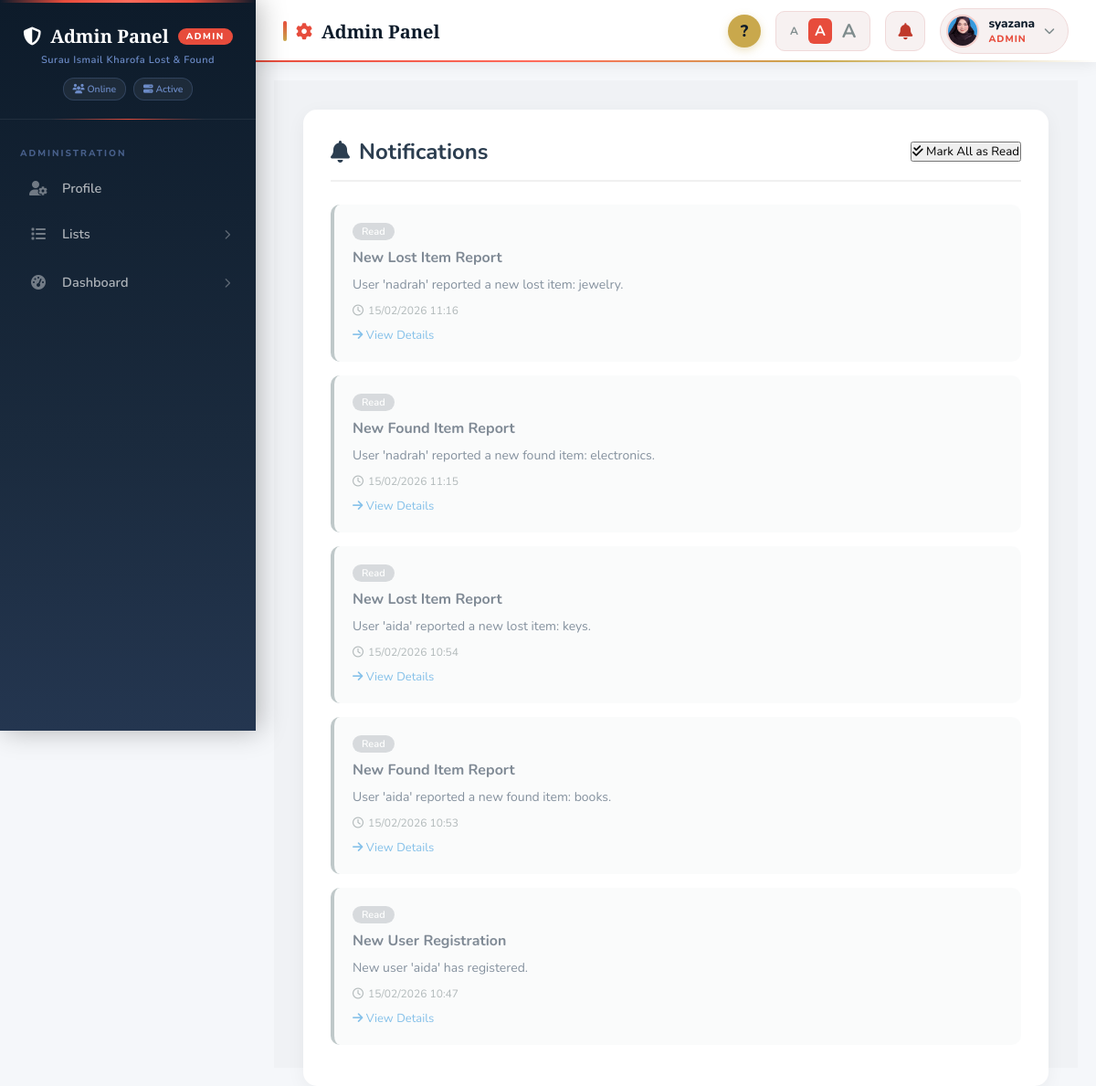
The page /notifications.php (signed in) on the database its author committed.
### tables this page shows
CREATE TABLE `accounts` (
  `id` int(11) NOT NULL,
  `role` enum('user','admin') NOT NULL,
  `name` varchar(100) DEFAULT NULL,
  `contactnum` varchar(20) DEFAULT NULL,
  `email` varchar(100) DEFAULT NULL,
  `profile_pic` varchar(255) DEFAULT NULL,
  `password` varchar(255) NOT NULL,
  `is_2fa_enabled` tinyint(1) DEFAULT 0,
  `is_verified` tinyint(1) DEFAULT 0
);

CREATE TABLE `notifications` (
  `id` int(11) NOT NULL,
  `user_id` int(11) NOT NULL,
  `type` varchar(50) NOT NULL,
  `title` varchar(255) NOT NULL,
  `message` text NOT NULL,
  `link` varchar(255) DEFAULT NULL,
  `is_read` tinyint(4) DEFAULT 0,
  `created_at` timestamp NOT NULL DEFAULT current_timestamp()
);

### notifications.php (the view, shortened to what this page needs)
<?php
include 'db_connect.php';
$user_id = $_SESSION['user_id'];
$user_role = $_SESSION['role'];
$sql = "SELECT * FROM notifications WHERE user_id = '$user_id' ORDER BY created_at DESC LIMIT 7";
$result = mysqli_query($connect, $sql);
if($user_role == 'admin') {
    include 'admin_sidebar_nav.php';
} else {
    include 'sidebar_nav.php';
}
?>
<!DOCTYPE html>
<html lang="en">
<head>
    <link rel="stylesheet" href="https://cdnjs.cloudflare.com/ajax/libs/font-awesome/6.4.0/css/all.min.css">
</head>
<body>
    <div class="container">
        <div class="notifications-wrapper">
            <div class="page-header">
                <h1 class="page-title">
                    <i class="fas fa-bell"></i>
                    Notifications
                </h1>
                <form method="POST" action="mark_notification_read.php">
                    <button type="submit" name="mark_all_read" class="btn btn-primary">
                        <i class="fas fa-check-double"></i> Mark All as Read
                    </button>
                </form>
            </div>
            <?php if(mysqli_num_rows($result) > 0): ?>
                <?php while($notif = mysqli_fetch_assoc($result)): ?>
                    <div class="notification-card <?php echo $notif['is_read'] ? 'read' : 'unread'; ?>">
                        <?php if($notif['is_read']): ?>
                            <span class="notif-badge read">Read</span>
                        <?php else: ?>
                            <span class="notif-badge unread">New</span>
                        <?php endif; ?>
                        <div class="notification-title">
                            <?php echo htmlspecialchars($notif['title']); ?>
                        </div>
                        <div class="notification-message">
                            <?php echo htmlspecialchars($notif['message']); ?>
                        </div>
                        <div class="notification-time">
                            <i class="far fa-clock"></i>
                            <?php echo date('d/m/Y H:i', strtotime($notif['created_at'])); ?>
                        </div>
                        <?php if(!empty($notif['link'])): ?>
                            <form method="POST" action="mark_notification_read.php" style="display:inline;">
                                <button type="submit" class="notification-link" style="background:none; border:none; cursor:pointer; padding:0;">
                                    <i class="fas fa-arrow-right"></i> View Details
                                </button>
                            </form>
                        <?php endif; ?>
                    </div>
                <?php endwhile; ?>
            <?php endif; ?>
        </div>
    </div>
</body>
</html>

### admin_sidebar_nav.php (shortened to what this page needs)
<?php
include_once 'db_connect.php';
$user_id = $_SESSION['user_id'];
$user_sql = "SELECT profile_pic, name FROM accounts WHERE id='$user_id'";
$user_result = mysqli_query($connect, $user_sql);
$user_data = mysqli_fetch_assoc($user_result);
$current_page = basename($_SERVER['PHP_SELF']);
?>
<link rel="stylesheet" href="https://cdn.jsdelivr.net/npm/shepherd.js@11/dist/css/shepherd.css">
<link rel="stylesheet" href="https://cdnjs.cloudflare.com/ajax/libs/font-awesome/6.4.0/css/all.min.css">
<div class="admin-sidebar">
    <div class="admin-logo">
        <h2>
            <i class="fas fa-shield-alt"></i>
            Admin Panel
            <span class="admin-badge">ADMIN</span>
        </h2>
        <p>Surau Ismail Kharofa Lost & Found</p>
        <div class="system-stats">
            <span class="stat-badge"><i class="fas fa-users"></i> Online</span>
            <span class="stat-badge"><i class="fas fa-server"></i> Active</span>
        </div>
    </div>
    <div class="admin-nav-menu">
        <div class="admin-nav-title">Administration</div>
        <a href="admin_profile.php" class="admin-nav-item <?php echo $current_page == 'admin_profile.php' ? 'active' : ''; ?>">
            <div class="admin-nav-icon"><i class="fas fa-user-cog"></i></div>
            <div class="admin-nav-text">Profile</div>
        </a>
        <button class="admin-nav-item" data-submenu="listsSubmenu">
            <div class="admin-nav-icon"><i class="fas fa-list"></i></div>
            <div class="admin-nav-text">Lists</div>
            <div class="nav-arrow"><i class="fas fa-chevron-right"></i></div>
        </button>
        <button class="admin-nav-item" data-submenu="dashboardSubmenu">
            <div class="admin-nav-icon"><i class="fas fa-tachometer-alt"></i></div>
            <div class="admin-nav-text">Dashboard</div>
            <div class="nav-arrow"><i class="fas fa-chevron-right"></i></div>
        </button>
    </div>
</div>
<div class="admin-top-header">
    <div class="admin-page-title">
        <i class="fas fa-<?php
            $page_icons = [
                'admin_statistics.php' => 'chart-bar',
                'admin_profile.php' => 'user-cog',
                'list_found.php' => 'hand-holding-heart',
                'list_lost.php' => 'search',
                'admin_trail.php' => 'history',
                'admin_users.php' => 'user-friends',
                'form_item.php' => 'plus-circle',
                'archive_items.php' => 'archive'
            ];
            echo $page_icons[$current_page] ?? 'cog';
        ?> admin-title-icon"></i>
        <?php
        $page_titles = [
            'admin_statistics.php' => 'Dashboard Statistics',
            'admin_profile.php' => 'Admin Profile',
            'list_found.php' => 'Found Items Management',
            'list_lost.php' => 'Lost Items Management',
            'admin_trail.php' => 'Admin Activity Trail',
            'admin_users.php' => 'User Accounts Management',
            'form_item.php' => 'Report Item',
            'archive_items.php' => 'Archive'
        ];
        echo $page_titles[$current_page] ?? 'Admin Panel';
        ?>
    </div>
    <div class="admin-header-right">
<button class="tour-btn" onclick="startAdminTour()" title="Start guided tour">?</button>
<div class="font-size-toggle">
   <button class="font-btn" onclick="setAdminFontSize('small')" id="afs-small" style="font-size:12px;">A</button>
<button class="font-btn active" onclick="setAdminFontSize('medium')" id="afs-medium" style="font-size:16px;">A</button>
<button class="font-btn" onclick="setAdminFontSize('large')" id="afs-large" style="font-size:21px;">A</button>
</div>
        <div class="admin-dropdown">
            <button class="admin-notification-btn">
                <i class="fas fa-bell"></i>
            </button>
        </div>
        <div class="admin-dropdown">
            <div class="admin-user-profile">
                <div class="admin-user-avatar">
                    <?php if(!empty($user_data['profile_pic']) && file_exists('profile_pics/' . $user_data['profile_pic'])): ?>
                        <img src="profile_pics/<?php echo $user_data['profile_pic']; ?>"
                             alt="Profile"
                             style="width: 100%; height: 100%; object-fit: cover;">
                    <?php endif; ?>
                </div>
                <div class="admin-user-info">
                    <div class="admin-user-name"><?php echo htmlspecialchars($user_data['name'] ?? 'Administrator'); ?></div>
                    <div class="admin-user-role">ADMIN</div>
                </div>
                <i class="fas fa-chevron-down" style="color: #7f8c8d; font-size: 12px;"></i>
            </div>
        </div>
    </div>
</div>
<div class="admin-main-content">

### notifications.php (style rules this page uses)
body { font-family: 'Segoe UI', Tahoma, Geneva, Verdana, sans-serif; background: #f5f7fa; margin: 0; padding: 20px; }
.container { max-width: 1000px; margin: 0 auto; }
.notifications-wrapper { background: white; border-radius: 15px; padding: 30px; box-shadow: 0 5px 20px rgba(0,0,0,0.05); }
.page-header { display: flex; justify-content: space-between; align-items: center; margin-bottom: 25px; padding-bottom: 15px; border-bottom: 2px solid #f0f0f0; }
.page-title { color: #2c3e50; font-size: 24px; display: flex; align-items: center; gap: 10px; }
.notification-card { background: #f8f9fa; border-radius: 10px; padding: 20px; margin-bottom: 15px; border-left: 4px solid; transition: transform 0.3s; }
.notification-card.read { background: #f8f9fa; border-left-color: #95a5a6; opacity: 0.6; }
.notification-title { font-size: 16px; font-weight: 700; color: #2c3e50; margin-bottom: 8px; }
.notification-message { color: #34495e; font-size: 14px; margin-bottom: 10px; line-height: 1.5; }
.notification-time { color: #7f8c8d; font-size: 12px; display: flex; align-items: center; gap: 5px; }
.notification-link { color: #3498db; text-decoration: none; font-size: 13px; margin-top: 10px; display: inline-block; }
.notif-badge { display: inline-block; font-size: 11px; padding: 2px 10px; border-radius: 10px; margin-bottom: 8px; font-weight: 600; }
.notif-badge.read { background: #bdc3c7; color: white; }

### rows shown on the page
accounts: profile_pic (picture), name "syazana"
notifications: is_read "Read", title "New Lost Item Report", message "User 'nadrah' reported a new lost item: jewelry.", created_at "15/02/2026 11:16"
notifications: is_read "Read", title "New Found Item Report", message "User 'nadrah' reported a new found item: electronics.", created_at "15/02/2026 11:15"
notifications: is_read "Read", title "New Lost Item Report", message "User 'aida' reported a new lost item: keys.", created_at "15/02/2026 10:54"
notifications: is_read "Read", title "New Found Item Report", message "User 'aida' reported a new found item: books.", created_at "15/02/2026 10:53"
notifications: is_read "Read", title "New User Registration", message "New user 'aida' has registered.", created_at "15/02/2026 10:47"

### other values the page prints
$page_titles[$current_page] "Admin Panel"
